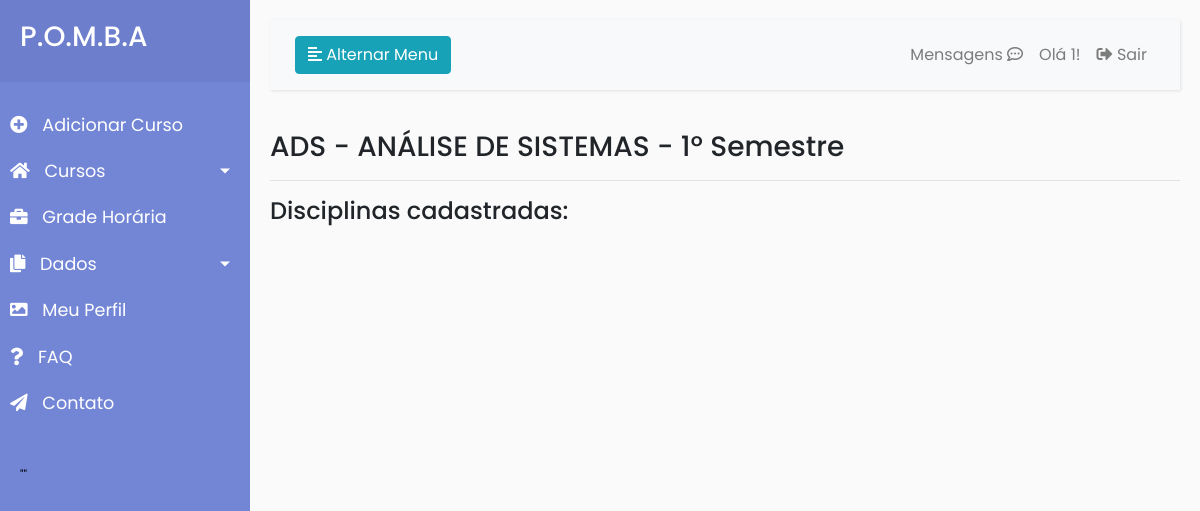
Page /index.php?page=listardisciplinas&idSemestre=1&idCurso=2&nomeCurso=ADS - ANÁLISE DE SISTEMAS (signed in) on the earlier database version.
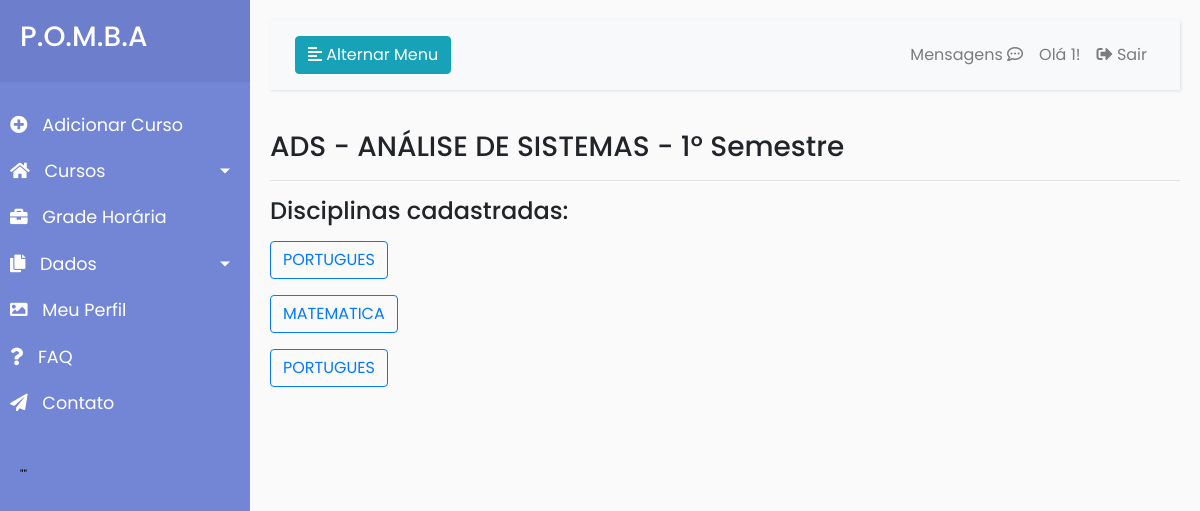
Same page on the later database version.
### tables this page shows
CREATE TABLE `usuariocurso` (
  `id` int(11) NOT NULL,
  `idSemestre` int(11) DEFAULT NULL,
  `idAluno` int(11) DEFAULT NULL,
  `idCurso` int(11) DEFAULT NULL
);

CREATE TABLE `disciplina` (
  `idDisciplina` int(11) NOT NULL,
  `nome` varchar(100) NOT NULL
);

### index.php (the view, shortened to what this page needs)
<?php
    require "conn.php";
?>
<!DOCTYPE html>
<html>
<head>
    <link rel="stylesheet" href="https://stackpath.bootstrapcdn.com/bootstrap/4.1.0/css/bootstrap.min.css"
>
    <link rel="stylesheet" href="style4.css">
    <link rel="stylesheet" href="https://use.fontawesome.com/releases/v5.8.1/css/all.css">
</head>
<body>
    <div class="wrapper">
        <nav id="sidebar">
            <div class="sidebar-header">
                <a href="index.php"><h3>P.O.M.B.A</h3></a>
            </div>
            <ul class="list-unstyled components">
            <?php if (isset($_SESSION['email'])){ ?>
                <li>
                    <a href="index.php?page=adicionarcurso" >
                        <i class="fas fa-plus-circle"></i>
                        Adicionar Curso
                    </a>
                </li>
                <li>
                    <a href="#homeSubmenu" data-toggle="collapse" aria-expanded="false" class="dropdown-toggle">
                        <i class="fas fa-home"></i>
                        Cursos
                    </a>
                </li>
                <li>
                    <a href="#">
                        <i class="fas fa-briefcase"></i>
                        Grade Horária
                    </a>
                    <a href="#pageSubmenu" data-toggle="collapse" aria-expanded="false" class="dropdown-toggle">
                        <i class="fas fa-copy"></i>
                        Dados
                    </a>
                </li>
                <li>
                    <a href="#">
                        <i class="fas fa-image"></i>
                        Meu Perfil
                    </a>
                </li>
                <?php } ?>
                <li>
                    <a href="#">
                        <i class="fas fa-question"></i>
                        FAQ
                    </a>
                </li>
                <li>
                    <a href="index.php?page=contato">
                        <i class="fas fa-paper-plane"></i>
                        Contato
                    </a>
                </li>
            </ul>
            <span style="color: black;  font-size: 12px; text-indent: 15px; margin-left: 5px;">
            <?php
            $sql = mysqli_query($conn,"SELECT frases FROM frasesmotivacionais ORDER BY RAND() LIMIT 1");
	    $res = $sql->fetch_assoc();
            print "\"". $res['frases']. "\"";
            ?>
            </span>
        </nav>
        <div id="content">
            <nav class="navbar navbar-expand-lg navbar-light bg-light">
                <div class="container-fluid">
                    <button type="button" id="sidebarCollapse" class="btn btn-info">
                        <i class="fas fa-align-left"></i>
                        <span>Alternar Menu</span>
                    </button>
                    <div class="collapse navbar-collapse" id="navbarSupportedContent">
                        <ul class="nav navbar-nav ml-auto">
                            <?php
					        if (!isset($_SESSION['email'])){ ?>
                            <li class="nav-item">
                                <a role="button" class="btn btn-success my-2" href="index.php?page=cadastro">Cadastro</a>
                            </li>
                            <li class="nav-item">
                                <a role="button" class="btn btn-info my-2 mx-2" data-toggle="modal" data-target="#login">Login</a>
                            </li>
                        <?php } else { ?>
                            <li class="nav-item">
                                <a class="nav-link" href="index.php?page=mensagens">Mensagens <i class="far fa-comment-dots"></i></a>
                            </li>
                            <li class="nav-item">
                                <a class="nav-link">Olá <?php echo $_SESSION['nome']; ?>!</a>
                            </li>
                            <li class="nav-item">
                                <a class="nav-link" href="logout.php"><i class="fas fa-sign-out-alt"></i> Sair</a>
                            </li>
                            <?php } ?>
                        </ul>
                    </div>
                </div>
            </nav>
            <div class="row">
                <div class="col-md-12">
                    <?php include("config.php"); ?>
                </div>
            </div>
        </div>
    </div>
</body>
</html>

### config.php (shortened to what this page needs)
<?php
	require_once "conn.php";
	switch (@$_REQUEST["page"]) {
		case 'listardisciplinas':
			include("curso/listardisciplinas.php");
			break;
	}
?>

### curso/listardisciplinas.php
<?php
    $semestre = $_REQUEST['idSemestre'];
    $nomeCurso = $_REQUEST['nomeCurso'];
    $idcurso = $_REQUEST['idCurso'];
    echo "<h3>".$nomeCurso." - ".$semestre."º Semestre </h3>";
?>
<HR>
<H4>Disciplinas cadastradas:</H4>
<?php
    $sql="SELECT
    U.IDALUNO AS 'ID_ALUNO',
    U.IDSEMESTRE AS 'CODIGO_SEMESTRE',
    C.NOMECURSO AS 'NOME_CURSO',
    D.NOME AS 'NOME_DISCIPLINA',
    DH.IDDISCCURSADA AS 'ID_CURSADA'
    FROM usuariocurso U, semestredischistorico S, disciplinahistorico DH, disciplina D, curso C
    WHERE U.idSemestre = S.idSemestre
    AND   S.idDiscCursada = DH.idDiscCursada
    AND   DH.IDDISCIPLINA = D.IDDISCIPLINA
    AND   U.IDCURSO =  C.IDCURSO
    AND   U.idAluno ='".$_SESSION['id']."'
    AND   U.idSemestre = '".$semestre."'
    AND   U.IDCURSO = '".$idcurso."';";
    $res=mysqli_query($conn,$sql);
    while($row = $res->fetch_assoc()){
        echo "<div>";
        echo "<span><a role=\"button\" class=\"btn btn-outline-primary my-2\" href=\"index.php?page=detalhedisciplina&nomeDisciplina=".$row['NOME_DISCIPLINA']."&idCursada=".$row['ID_CURSADA']."&idSemestre=".$semestre."&nomeCurso=".$nomeCurso."\">".$row['NOME_DISCIPLINA']."</a></span>";
        echo "</div>";
    }

### style4.css (style rules this page uses)
body { font-family: 'Poppins', sans-serif; background: #fafafa; }
a, a:hover, a:focus { color: inherit; text-decoration: none; transition: all 0.3s; }
.navbar { padding: 15px 10px; background: #fff; border: none; border-radius: 0; margin-bottom: 40px; box-shadow: 1px 1px 3px rgba(0, 0, 0, 0.1); }
i, span { display: inline-block; }
.wrapper { display: flex; align-items: stretch; }
#sidebar { min-width: 250px; max-width: 250px; background: #7386D5; color: #fff; transition: all 0.3s; }
#sidebar ul li a { text-align: left; }
#sidebar .sidebar-header { padding: 20px; background: #6d7fcc; }
#sidebar ul.components { padding: 20px 0; }
#sidebar ul li a { padding: 10px; font-size: 1.1em; display: block; }
#sidebar ul li a i { margin-right: 10px; }
a[data-toggle="collapse"] { position: relative; }
.dropdown-toggle::after { display: block; position: absolute; top: 50%; right: 20px; transform: translateY(-50%); }
#content { width: 100%; padding: 20px; min-height: 100vh; transition: all 0.3s; }

Differences in the rows shown:
added usuariocurso: disciplina.nome "PORTUGUES", disciplina.nome "MATEMATICA"
